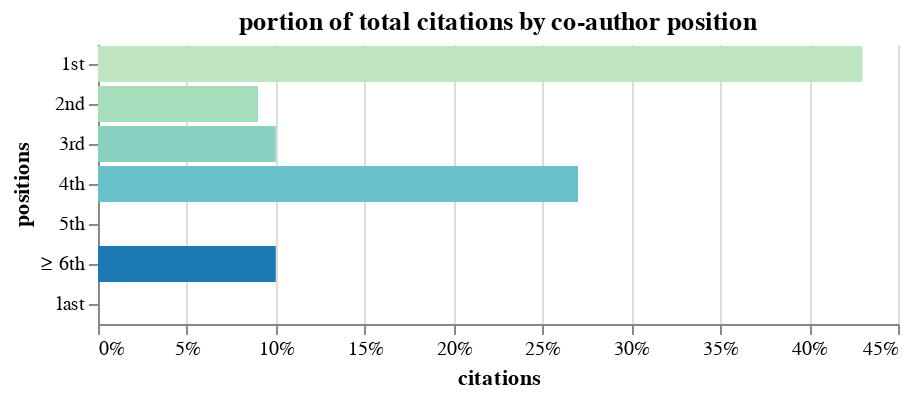

Notebook code cell kept with this figure:
### Markdown cell above
# Plot w/ Altair

### Code cell
def bar_chart(df):
    return alt.Chart(df).mark_bar().encode(
        alt.X('citations', axis=alt.Axis(format='%')),
        alt.Y('positions', sort=None),
        color=alt.Color(
            "positions", 
            scale=alt.Scale(scheme="greenblue"), 
            legend=None
            )
        ).properties(
            title='portion of total citations by co-author position'
        ).configure_axisX(
            labelAngle=0
        ).configure_view(
            strokeWidth=0
        )


bar_chart(percents_df).display()

### Figure 1 — Vega-Lite specification as saved in the notebook (floating-point values rounded to 4 significant figures)
{"config": {"view": {"continuousWidth": 400, "continuousHeight": 300, "strokeWidth": 0}, "axisX": {"labelAngle": 0}}, "data": {"name": "data-20a6c058169296d30d570dffbfe487ed"}, "mark": "bar", "encoding": {"color": {"type": "nominal", "field": "positions", "legend": null, "scale": {"scheme": "greenblue"}}, "x": {"type": "quantitative", "axis": {"format": "%"}, "field": "citations"}, "y": {"type": "nominal", "field": "positions", "sort": null}}, "title": "portion of total citations by co-author position", "$schema": "https://vega.github.io/schema/vega-lite/v4.0.2.json", "datasets": {"data-20a6c058169296d30d570dffbfe487ed": [{"positions": "1st", "citations": 0.43}, {"positions": "2nd", "citations": 0.09}, {"positions": "3rd", "citations": 0.1}, {"positions": "4th", "citations": 0.27}, {"positions": "5th", "citations": 0.0}, {"positions": "≥ 6th", "citations": 0.1}, {"positions": "last", "citations": 0.0}]}}
